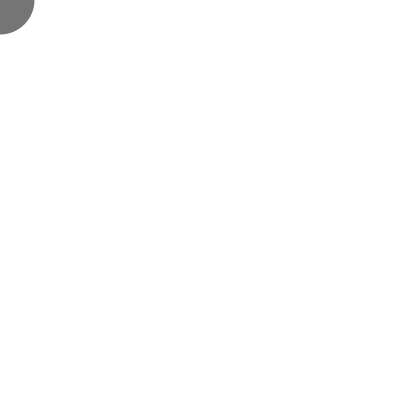
Frame 1 (no input)
Frame 60 (the mouse pressed at the canvas centre just before this capture): identical to frame 1, image omitted
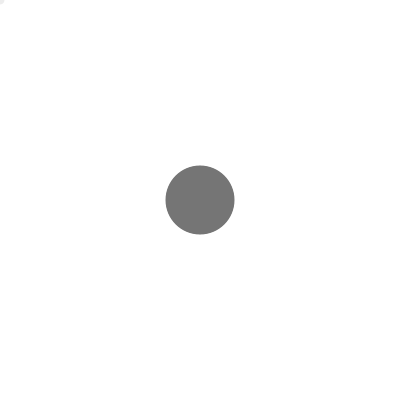
Frame 120 (the mouse held since frame 60 and released just before this capture)

The Processing sketch that drew these frames (run headless with seeded random() and noise(); from frame 60 on, the mouse is pressed at the canvas centre):

// Processing sketch: sketch_201104a
// ── sketch_201104a.pde
//class setup
Tail tail;

void setup(){
size(400,400);
//instance of object
tail = new Tail();
//calling init function
tail.init();
}

void draw(){
background(255);
//calling move function
tail.move();
//calling display function
tail.display();
}

// ── tail_class.pde
//code heavly inspired by a beginners guide to programming second edetion
//Chapter 9 example 9-8

class Tail {
//setting up arrays  
int[] xpos = new int[70];
int[] ypos = new int[70];

 //constructor
  Tail(){} 

//initialize arrays
  void init() {
  for(int i = 0; i < xpos.length; i++) {
    xpos[i] = 0;
    ypos[i] = 0;
   }
  }

  void move() {

  //shifting the arrays   
    for(int i = 0; i < xpos.length -1; i++) {
      xpos[i] = xpos[i+1];
      ypos[i] = ypos[i+1];
    }
   //adding the latest pos to the end of the arrays
    xpos[xpos.length-1]=mouseX; 
    ypos[ypos.length-1]=mouseY;
   }
   
 void display() {
 
  //displaying the tail/circles using the current element (i) as a variable
  for(int i = 0; i < xpos.length; i++) {
    noStroke();
    fill(255-i*2);
    ellipse(xpos[i],ypos[i],i,i);
    }
  
  
  }
  
  
  
  
  
  
  
  
  
  
  
  
  
  
}
